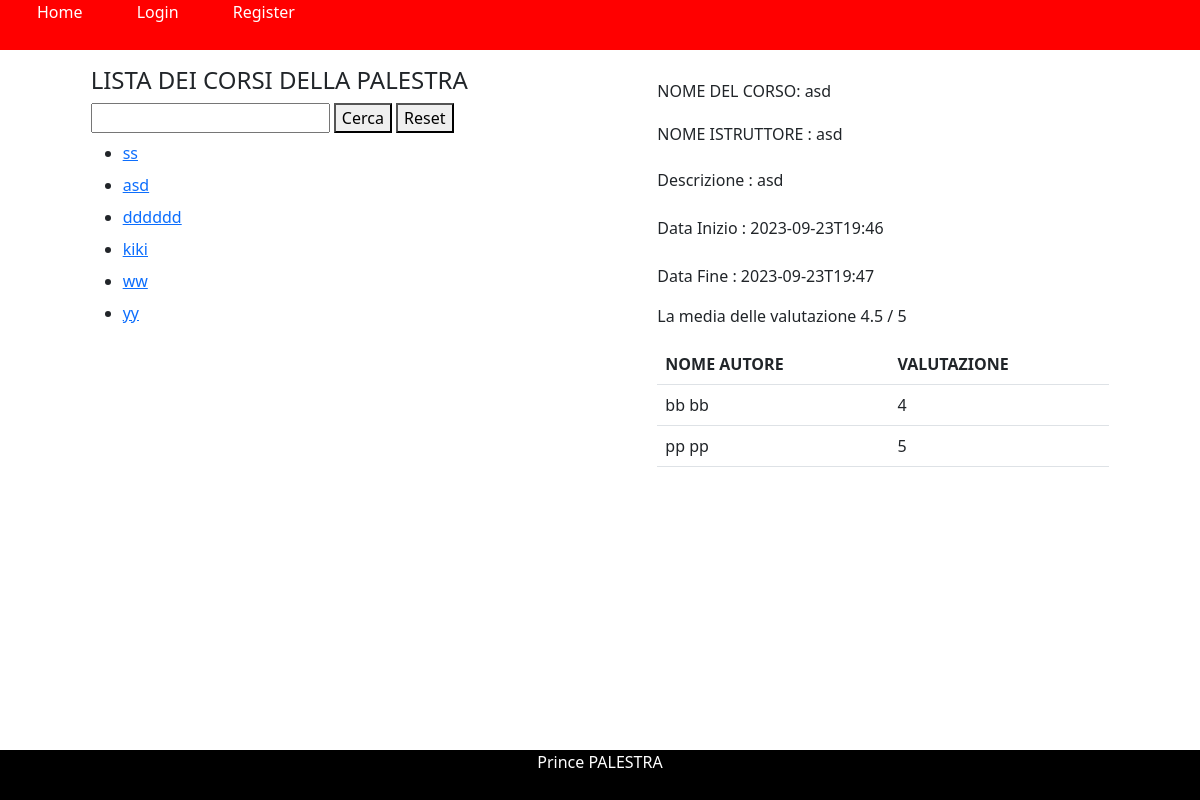
The app's page /corsi/2 with its own data.
### tables this page shows
CREATE TABLE corso ( 
            id INTEGER NOT NULL PRIMARY KEY,
    	    titolo TEXT NOT NULL,
    	    descrizione TEXT NOT NULL,
    	    istruttore TEXT NOT NULL UNIQUE,
    	    startTime DATE NOT NULL ,
    	    endTime DATE NOT NULL
        );

CREATE TABLE corso_iscritto ( 
            id_user INTEGER NOT NULL,
            id_corso INTEGER NOT NULL,
            voto INTEGER,
            CONSTRAINT key_c_i PRIMARY KEY (id_user, id_corso)  
        );

CREATE TABLE user 
    ( 
        id INTEGER PRIMARY KEY,
	    nome TEXT NOT NULL,
	    cognome TEXT NOT NULL,
	    email TEXT NOT NULL UNIQUE,
	    ruolo TEXT NOT NULL ,
	    password TEXT NOT NULL ,
	    dataDeactivazione DATE
    );

### main.py (the view)
@app.route("/corsi/<int:id>")
def corsoById(id,message=""):
    role = None
    idUser = None
    if current_user.is_authenticated:
        idUser = current_user.id
        role = current_user.ruolo
    listacorsi = corsodao.getCorsi(role)
    res = corsodao.getCorsoById(id, idUser, role)
    if not current_user.is_authenticated:
        return render_template('corsi.html', session=getSession(), listacorsi=listacorsi, corso=res['corso'])
    return render_template('corsi.html', session=getSession(), listacorsi=listacorsi, corso=res['corso'])

### corsodao.py (called while the page is built)
def mapper(d):
    data = {}
    data['id'] = d[0]
    data['titolo'] = d[1]
    data['descrizione'] = d[2]
    data['istruttore'] = d[3]
    data['startTime'] = d[4]
    data['endTime'] = d[5]
    return data

def getCorsi(role):
    res = {}
    try:
        sql = ("""
                SELECT id,titolo,descrizione,istruttore,startTime,endTime
                FROM corso
            """)
        conn = sqlite3.connect('palestra.db')
        cursor = conn.cursor()
        cursor.execute(sql)
        mapped = []
        for data in cursor.fetchall():
            mapped.append(mapper(data))
        res['result'] = True
        res['data'] = mapped
    except Exception as e:
        return []
        print('ERROR', str(e))
    cursor.close()
    conn.close()
    return mapped

def getMediaVoto( idCorso, idUser=None):
    try:
        sql = (""" SELECT AVG(voto) FROM corso_iscritto WHERE voto IS NOT NULL AND id_corso = ? """)
        conn = sqlite3.connect('palestra.db')
        cursor = conn.cursor()
        cursor.execute(sql, (idCorso,))
        media = cursor.fetchone()[0]
        cursor.close()
        conn.close()
        return media
    except Exception as e:
        print('ERROR', str(e))
        cursor.close()
        conn.close()

def getVoti( idCorso):
    try:
        sql = ("""  SELECT u.nome, u.cognome, ci.voto FROM  corso_iscritto ci , user u
                    WHERE ci.id_corso = ? AND u.id = ci.id_user AND ci.voto IS NOT NULL
             """)
        conn = sqlite3.connect('palestra.db')
        cursor = conn.cursor()
        cursor.execute(sql, (idCorso,))
        dati = []
        for data in cursor.fetchall():
            dati.append({'nome': data[0], 'cognome': data[1],'voto': data[2]})
        cursor.close()
        conn.close()
        return dati
    except Exception as e:
        print('ERROR', str(e))
        cursor.close()
        conn.close()
        return []

### main.py (called while the page is built)
def getSession () :
    if current_user.is_authenticated:
        return userdao.getAccountByEmail(current_user.id)
    return None

### templates/corsi.html (shortened to what this page needs)
{% extends "base.html" %}
{%block mainbody %}
<div  class="container-fluid mt-3">
    <div class="row justify-content-evenly">
        <div class="col-xl-5 col-md-6 col-12">
            <div class="container-fluid">
                <h4> LISTA DEI CORSI DELLA PALESTRA</h4>
                <section>
                    <input type="text" id="search"></input>
                    <button type="button" onclick="search(event, {{listacorsi}})">Cerca</button>
                    <button type="button" onclick="resetSearch(event, {{listacorsi}})">Reset</button>
                </section>
                <section id="corsi">
                    <ul id="corsiul">
                        {% for corso in listacorsi %}
                        <li class="my-2">
                            <a href="{{url_for('corsoById', id=corso.id)}}">{{corso.titolo | e}}</a>
                        </li>
                        {% endfor %}
                    </ul>
                </section>
            </div>
        </div>
        <div class="col-xl-5 col-md-6 col-12">
            <div class="container-fluid">
                {% if corso %}
                    <h6 class="mt-3">NOME DEL CORSO: {{corso.titolo | e}}</h6>
                    <h6 class="mt-4">NOME ISTRUTTORE : {{corso.istruttore | e}}</h6>
                    <p class="mt-4">Descrizione : {{corso.descrizione | e}}</p>
                    <p class="mt-4">Data Inizio : {{corso.startTime | e}}</p>
                    <p class="mt-4">Data Fine : {{corso.endTime | e}}</p>
                    {% if corso.media %}
                        <p>La media delle valutazione {{ corso.media | e}} / 5 </p>
                    {% endif %}
                    {% if corso.commenti %}
                        <table class="table">
                            <thead>
                            <tr>
                                <th>NOME AUTORE</th>
                                <th>VALUTAZIONE</th>
                            </tr>
                            </thead>
                            <tbody>
                            {% if corso.commenti |  length > 0 %}
                                {% for commento in corso.commenti %}
                                <tr>
                                    <td>{{commento.nome | e}} {{commento.cognome | e}} </td>
                                    <td>{{commento.voto | e}}</td>
                                </tr>
                                {% endfor %}
                            {% else %}
                            <tr>Non ci sono commenti</tr>
                            {% endif %}
                            </tbody>
                        </table>
                    {% endif %}
                {% endif %}
            </div>
        </div>
    </div>
</div>
{% endblock %}

### records on screen
corso: titolo "ss"
corso: titolo "asd", istruttore "asd", descrizione "asd", startTime "2023-09-23T19:46", endTime "2023-09-23T19:47"
corso: titolo "dddddd"
corso: titolo "kiki"
corso: titolo "ww"
corso: titolo "yy"
corso_iscritto: nome "bb", cognome "bb", voto "4"
corso_iscritto: nome "pp", cognome "pp", voto "5"

### other values on screen
{{ corso.media | e }} "4.5"
